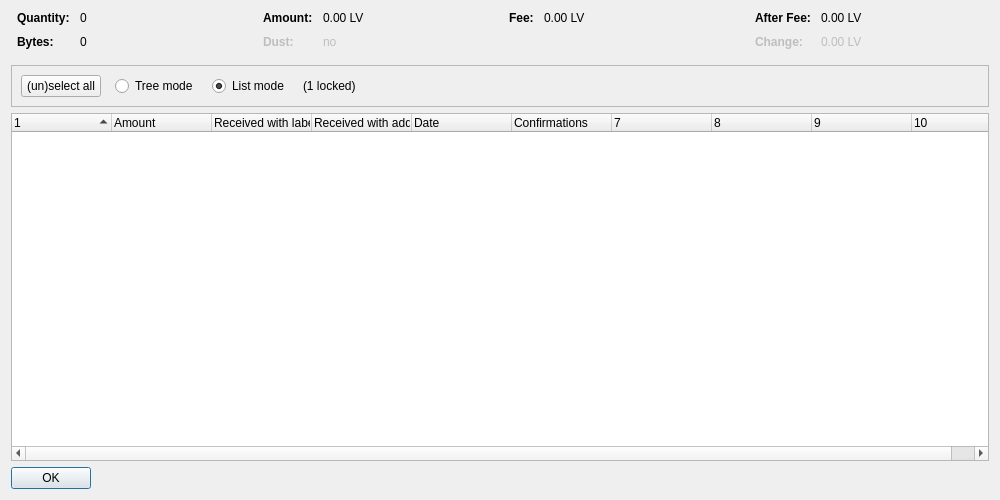
<?xml version="1.0" encoding="UTF-8"?>
<ui version="4.0">
 <class>CoinControlDialog</class>
 <widget class="QDialog" name="CoinControlDialog">
  <property name="geometry">
   <rect>
    <x>0</x>
    <y>0</y>
    <width>1000</width>
    <height>500</height>
   </rect>
  </property>
  <property name="windowTitle">
   <string>Coin Selection</string>
  </property>
  <layout class="QVBoxLayout" name="verticalLayout">
   <item>
    <layout class="QHBoxLayout" name="horizontalLayoutTop" stretch="0,0,0,0">
     <property name="topMargin">
      <number>0</number>
     </property>
     <property name="bottomMargin">
      <number>10</number>
     </property>
     <item>
      <layout class="QFormLayout" name="formLayoutCoinControl1">
       <property name="horizontalSpacing">
        <number>10</number>
       </property>
       <property name="verticalSpacing">
        <number>10</number>
       </property>
       <property name="leftMargin">
        <number>6</number>
       </property>
       <property name="rightMargin">
        <number>6</number>
       </property>
       <item row="0" column="0">
        <widget class="QLabel" name="labelCoinControlQuantityText">
         <property name="font">
          <font>
           <weight>75</weight>
           <bold>true</bold>
          </font>
         </property>
         <property name="text">
          <string>Quantity:</string>
         </property>
        </widget>
       </item>
       <item row="0" column="1">
        <widget class="QLabel" name="labelCoinControlQuantity">
         <property name="cursor">
          <cursorShape>IBeamCursor</cursorShape>
         </property>
         <property name="contextMenuPolicy">
          <enum>Qt::ActionsContextMenu</enum>
         </property>
         <property name="text">
          <string notr="true">0</string>
         </property>
         <property name="textInteractionFlags">
          <set>Qt::LinksAccessibleByMouse|Qt::TextSelectableByKeyboard|Qt::TextSelectableByMouse</set>
         </property>
        </widget>
       </item>
       <item row="1" column="0">
        <widget class="QLabel" name="labelCoinControlBytesText">
         <property name="font">
          <font>
           <weight>75</weight>
           <bold>true</bold>
          </font>
         </property>
         <property name="text">
          <string>Bytes:</string>
         </property>
        </widget>
       </item>
       <item row="1" column="1">
        <widget class="QLabel" name="labelCoinControlBytes">
         <property name="cursor">
          <cursorShape>IBeamCursor</cursorShape>
         </property>
         <property name="contextMenuPolicy">
          <enum>Qt::ActionsContextMenu</enum>
         </property>
         <property name="text">
          <string notr="true">0</string>
         </property>
         <property name="textInteractionFlags">
          <set>Qt::LinksAccessibleByMouse|Qt::TextSelectableByKeyboard|Qt::TextSelectableByMouse</set>
         </property>
        </widget>
       </item>
      </layout>
     </item>
     <item>
      <layout class="QFormLayout" name="formLayoutCoinControl2">
       <property name="horizontalSpacing">
        <number>10</number>
       </property>
       <property name="verticalSpacing">
        <number>10</number>
       </property>
       <property name="leftMargin">
        <number>6</number>
       </property>
       <property name="rightMargin">
        <number>6</number>
       </property>
       <item row="0" column="0">
        <widget class="QLabel" name="labelCoinControlAmountText">
         <property name="font">
          <font>
           <weight>75</weight>
           <bold>true</bold>
          </font>
         </property>
         <property name="text">
          <string>Amount:</string>
         </property>
        </widget>
       </item>
       <item row="0" column="1">
        <widget class="QLabel" name="labelCoinControlAmount">
         <property name="cursor">
          <cursorShape>IBeamCursor</cursorShape>
         </property>
         <property name="contextMenuPolicy">
          <enum>Qt::ActionsContextMenu</enum>
         </property>
         <property name="text">
          <string notr="true">0.00 LV</string>
         </property>
         <property name="textInteractionFlags">
          <set>Qt::LinksAccessibleByMouse|Qt::TextSelectableByKeyboard|Qt::TextSelectableByMouse</set>
         </property>
        </widget>
       </item>
       <item row="1" column="0">
        <widget class="QLabel" name="labelCoinControlLowOutputText">
         <property name="enabled">
          <bool>false</bool>
         </property>
         <property name="font">
          <font>
           <weight>75</weight>
           <bold>true</bold>
          </font>
         </property>
         <property name="text">
          <string>Dust:</string>
         </property>
        </widget>
       </item>
       <item row="1" column="1">
        <widget class="QLabel" name="labelCoinControlLowOutput">
         <property name="enabled">
          <bool>false</bool>
         </property>
         <property name="cursor">
          <cursorShape>IBeamCursor</cursorShape>
         </property>
         <property name="contextMenuPolicy">
          <enum>Qt::ActionsContextMenu</enum>
         </property>
         <property name="text">
          <string notr="true">no</string>
         </property>
         <property name="textInteractionFlags">
          <set>Qt::LinksAccessibleByMouse|Qt::TextSelectableByKeyboard|Qt::TextSelectableByMouse</set>
         </property>
        </widget>
       </item>
      </layout>
     </item>
     <item>
      <layout class="QFormLayout" name="formLayoutCoinControl3">
       <property name="horizontalSpacing">
        <number>10</number>
       </property>
       <property name="verticalSpacing">
        <number>10</number>
       </property>
       <property name="leftMargin">
        <number>6</number>
       </property>
       <property name="rightMargin">
        <number>6</number>
       </property>
       <item row="0" column="0">
        <widget class="QLabel" name="labelCoinControlFeeText">
         <property name="font">
          <font>
           <weight>75</weight>
           <bold>true</bold>
          </font>
         </property>
         <property name="text">
          <string>Fee:</string>
         </property>
        </widget>
       </item>
       <item row="0" column="1">
        <widget class="QLabel" name="labelCoinControlFee">
         <property name="cursor">
          <cursorShape>IBeamCursor</cursorShape>
         </property>
         <property name="contextMenuPolicy">
          <enum>Qt::ActionsContextMenu</enum>
         </property>
         <property name="text">
          <string notr="true">0.00 LV</string>
         </property>
         <property name="textInteractionFlags">
          <set>Qt::LinksAccessibleByMouse|Qt::TextSelectableByKeyboard|Qt::TextSelectableByMouse</set>
         </property>
        </widget>
       </item>
      </layout>
     </item>
     <item>
      <layout class="QFormLayout" name="formLayoutCoinControl4">
       <property name="horizontalSpacing">
        <number>10</number>
       </property>
       <property name="verticalSpacing">
        <number>10</number>
       </property>
       <property name="leftMargin">
        <number>6</number>
       </property>
       <property name="rightMargin">
        <number>6</number>
       </property>
       <item row="0" column="0">
        <widget class="QLabel" name="labelCoinControlAfterFeeText">
         <property name="font">
          <font>
           <weight>75</weight>
           <bold>true</bold>
          </font>
         </property>
         <property name="text">
          <string>After Fee:</string>
         </property>
        </widget>
       </item>
       <item row="0" column="1">
        <widget class="QLabel" name="labelCoinControlAfterFee">
         <property name="cursor">
          <cursorShape>IBeamCursor</cursorShape>
         </property>
         <property name="contextMenuPolicy">
          <enum>Qt::ActionsContextMenu</enum>
         </property>
         <property name="text">
          <string notr="true">0.00 LV</string>
         </property>
         <property name="textInteractionFlags">
          <set>Qt::LinksAccessibleByMouse|Qt::TextSelectableByKeyboard|Qt::TextSelectableByMouse</set>
         </property>
        </widget>
       </item>
       <item row="1" column="0">
        <widget class="QLabel" name="labelCoinControlChangeText">
         <property name="enabled">
          <bool>false</bool>
         </property>
         <property name="font">
          <font>
           <weight>75</weight>
           <bold>true</bold>
          </font>
         </property>
         <property name="text">
          <string>Change:</string>
         </property>
        </widget>
       </item>
       <item row="1" column="1">
        <widget class="QLabel" name="labelCoinControlChange">
         <property name="enabled">
          <bool>false</bool>
         </property>
         <property name="cursor">
          <cursorShape>IBeamCursor</cursorShape>
         </property>
         <property name="contextMenuPolicy">
          <enum>Qt::ActionsContextMenu</enum>
         </property>
         <property name="text">
          <string notr="true">0.00 LV</string>
         </property>
         <property name="textInteractionFlags">
          <set>Qt::LinksAccessibleByMouse|Qt::TextSelectableByKeyboard|Qt::TextSelectableByMouse</set>
         </property>
        </widget>
       </item>
      </layout>
     </item>
    </layout>
   </item>
   <item>
    <widget class="QFrame" name="frame">
     <property name="minimumSize">
      <size>
       <width>0</width>
       <height>40</height>
      </size>
     </property>
     <property name="frameShape">
      <enum>QFrame::StyledPanel</enum>
     </property>
     <property name="frameShadow">
      <enum>QFrame::Sunken</enum>
     </property>
     <layout class="QHBoxLayout" name="horizontalLayout">
      <item>
       <layout class="QHBoxLayout" name="horizontalLayoutPanel" stretch="0,0,0,0,0">
        <property name="spacing">
         <number>14</number>
        </property>
        <item>
         <widget class="QPushButton" name="pushButtonSelectAll">
          <property name="sizePolicy">
           <sizepolicy hsizetype="Maximum" vsizetype="Fixed">
            <horstretch>0</horstretch>
            <verstretch>0</verstretch>
           </sizepolicy>
          </property>
          <property name="text">
           <string>(un)select all</string>
          </property>
          <property name="autoDefault">
           <bool>false</bool>
          </property>
         </widget>
        </item>
        <item>
         <widget class="QRadioButton" name="radioTreeMode">
          <property name="sizePolicy">
           <sizepolicy hsizetype="Maximum" vsizetype="Fixed">
            <horstretch>0</horstretch>
            <verstretch>0</verstretch>
           </sizepolicy>
          </property>
          <property name="text">
           <string>Tree mode</string>
          </property>
         </widget>
        </item>
        <item>
         <widget class="QRadioButton" name="radioListMode">
          <property name="sizePolicy">
           <sizepolicy hsizetype="Maximum" vsizetype="Fixed">
            <horstretch>0</horstretch>
            <verstretch>0</verstretch>
           </sizepolicy>
          </property>
          <property name="text">
           <string>List mode</string>
          </property>
          <property name="checked">
           <bool>true</bool>
          </property>
         </widget>
        </item>
        <item>
         <widget class="QLabel" name="labelLocked">
          <property name="text">
           <string notr="true">(1 locked)</string>
          </property>
         </widget>
        </item>
        <item>
         <spacer name="horizontalSpacer">
          <property name="orientation">
           <enum>Qt::Horizontal</enum>
          </property>
          <property name="sizeHint" stdset="0">
           <size>
            <width>40</width>
            <height>20</height>
           </size>
          </property>
         </spacer>
        </item>
       </layout>
      </item>
     </layout>
    </widget>
   </item>
   <item>
    <widget class="CoinControlTreeWidget" name="treeWidget">
     <property name="contextMenuPolicy">
      <enum>Qt::CustomContextMenu</enum>
     </property>
     <property name="sortingEnabled">
      <bool>false</bool>
     </property>
     <property name="columnCount">
      <number>10</number>
     </property>
     <attribute name="headerShowSortIndicator" stdset="0">
      <bool>true</bool>
     </attribute>
     <attribute name="headerStretchLastSection">
      <bool>false</bool>
     </attribute>
     <column>
      <property name="text">
       <string/>
      </property>
     </column>
     <column>
      <property name="text">
       <string>Amount</string>
      </property>
     </column>
     <column>
      <property name="text">
       <string>Received with label</string>
      </property>
     </column>
     <column>
      <property name="text">
       <string>Received with address</string>
      </property>
     </column>
     <column>
      <property name="text">
       <string>Date</string>
      </property>
     </column>
     <column>
      <property name="text">
       <string>Confirmations</string>
      </property>
      <property name="toolTip">
       <string>Confirmed</string>
      </property>
     </column>
     <column>
      <property name="text">
       <string/>
      </property>
     </column>
     <column>
      <property name="text">
       <string/>
      </property>
     </column>
     <column>
      <property name="text">
       <string/>
      </property>
     </column>
     <column>
      <property name="text">
       <string/>
      </property>
     </column>
    </widget>
   </item>
   <item>
    <widget class="QDialogButtonBox" name="buttonBox">
     <property name="sizePolicy">
      <sizepolicy hsizetype="Maximum" vsizetype="Fixed">
       <horstretch>0</horstretch>
       <verstretch>0</verstretch>
      </sizepolicy>
     </property>
     <property name="orientation">
      <enum>Qt::Horizontal</enum>
     </property>
     <property name="standardButtons">
      <set>QDialogButtonBox::Ok</set>
     </property>
    </widget>
   </item>
  </layout>
 </widget>
 <customwidgets>
  <customwidget>
   <class>CoinControlTreeWidget</class>
   <extends>QTreeWidget</extends>
   <header>qt/coincontroltreewidget.h</header>
  </customwidget>
 </customwidgets>
 <resources/>
 <connections/>
</ui>
